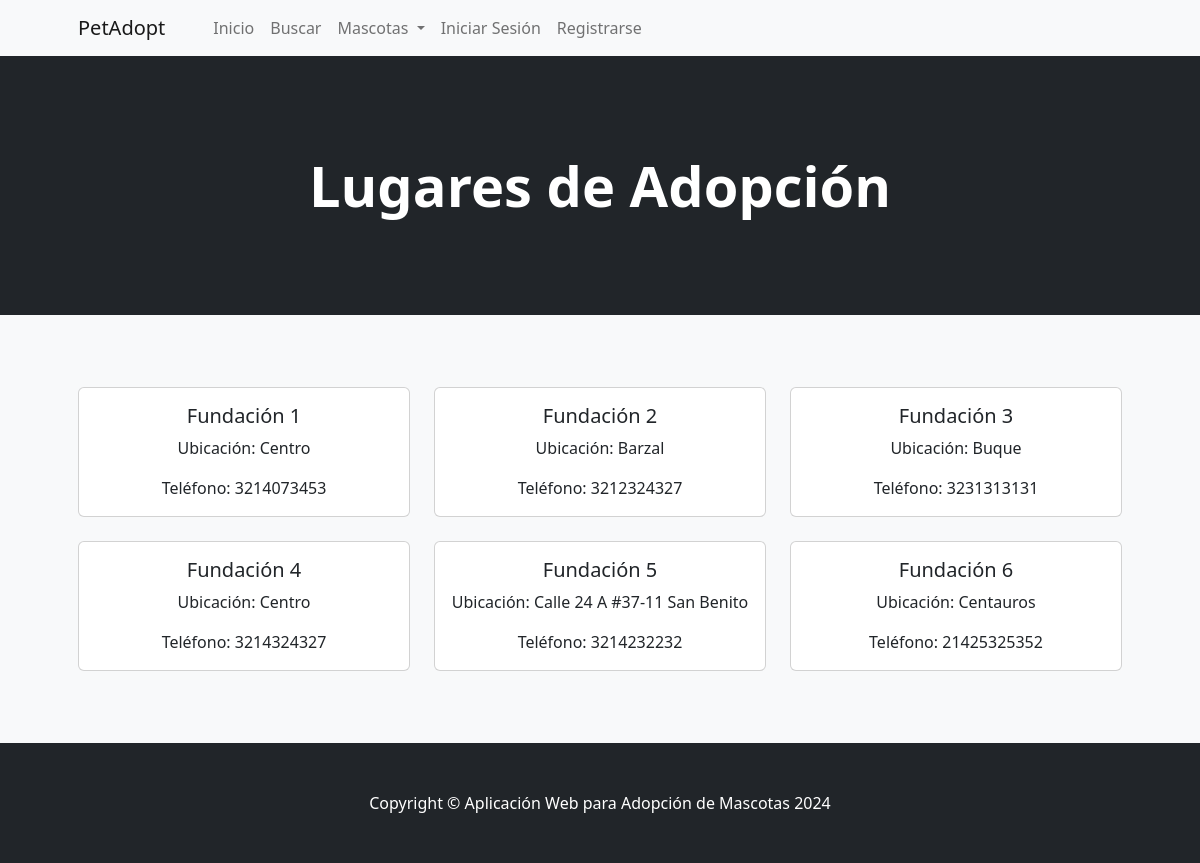
The page /lista_lugares/ on the database its author committed.
### pag/models.py (models this page shows, shortened)
class LugarAdopcion(models.Model):
    name = models.CharField(max_length=100)
    ubicacion = models.CharField(max_length=200)
    telefono = models.CharField(max_length=20)
    class Meta:
        verbose_name_plural = 'Lugares de Adopcion'

### pag/views.py (the view)
# urls.py: path('lista_lugares/', views.lista_lugares, name='lista_lugares'),
def lista_lugares(request):
    lugares_adopcion = LugarAdopcion.objects.all()
    return render(request, 'lista_lugares.html', {'lugares_adopcion': lugares_adopcion})

### pag/templates/lista_lugares.html (shortened to what this page needs)
{% extends 'base.html' %}
{% block content%}
    <header class="bg-dark py-5">
        <div class="container px-4 px-lg-5 my-5">
            <div class="text-center text-white">
                <h1 class="display-4 fw-bolder">Lugares de Adopción</h1>
            </div>
        </div>
    </header>
    <section class="py-5 bg-light">
        <div class="container px-4 px-lg-5">
            <div class="row mt-4">
                {% for lugar in lugares_adopcion %}
                    <div class="col-md-4 mb-4">
                        <div class="card">
                            <div class="card-body text-center">
                                <h5 class="card-title">{{ lugar.name }}</h5>
                                <p class="card-text">Ubicación: {{ lugar.ubicacion }}</p>
                                <p class="card-text">Teléfono: {{ lugar.telefono }}</p>
                            </div>
                        </div>
                    </div>
                {% empty %}
                    <p class="text-center">No hay lugares de adopción registrados aún.</p>
                {% endfor %}
            </div>
        </div>
    </section>
{% endblock %}

### rows shown on the page
LugarAdopcion: name "Fundación 1", ubicacion "Centro", telefono "3214073453"
LugarAdopcion: name "Fundación 2", ubicacion "Barzal", telefono "3212324327"
LugarAdopcion: name "Fundación 3", ubicacion "Buque", telefono "3231313131"
LugarAdopcion: name "Fundación 4", ubicacion "Centro", telefono "3214324327"
LugarAdopcion: name "Fundación 5", ubicacion "Calle 24 A #37-11 San Benito", telefono "3214232232"
LugarAdopcion: name "Fundación 6", ubicacion "Centauros", telefono "21425325352"
